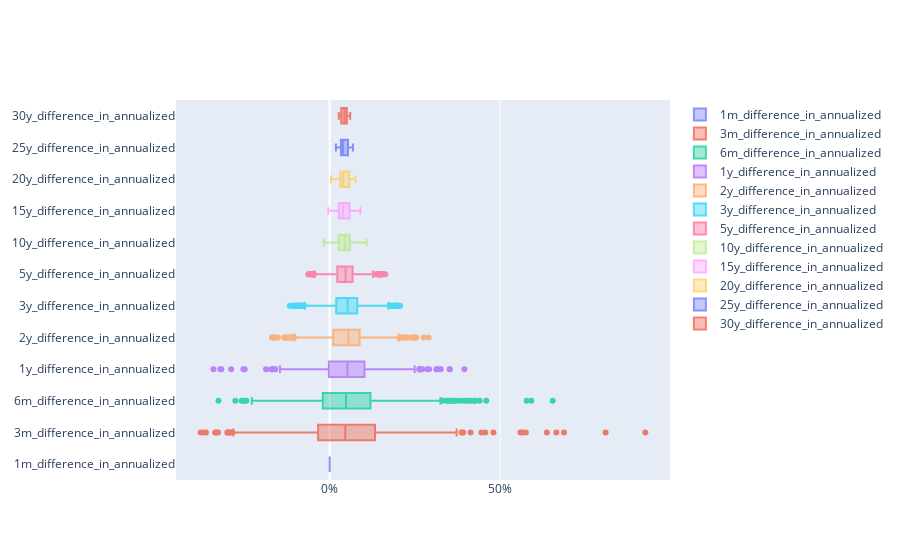

Source (notebook cell):
### Code cell
go.Figure(
    [
        go.Box(
            x=msci_world[column],
            name=column,
            opacity=0.75
            )
        for column in msci_world.loc[:, '1m_difference_in_annualized':'30y_difference_in_annualized'].columns
    ],
    layout = go.Layout(
        xaxis=dict(
            tickformat='.0%',
        )
    )
)

### Figure 1 — Plotly figure (JSON) as saved in the notebook; plotly's stock layout.template omitted (floating-point values rounded to 4 significant figures; data arrays with more than 128 entries replaced by an {"elided": "..."} marker saying what was removed)
{"data": [{"name": "1m_difference_in_annualized", "opacity": 0.75, "type": "box", "x": {"elided": "644 int values"}}, {"name": "3m_difference_in_annualized", "opacity": 0.75, "type": "box", "x": {"elided": "644 float values"}}, {"name": "6m_difference_in_annualized", "opacity": 0.75, "type": "box", "x": {"elided": "644 float values"}}, {"name": "1y_difference_in_annualized", "opacity": 0.75, "type": "box", "x": {"elided": "644 float values"}}, {"name": "2y_difference_in_annualized", "opacity": 0.75, "type": "box", "x": {"elided": "644 float values"}}, {"name": "3y_difference_in_annualized", "opacity": 0.75, "type": "box", "x": {"elided": "644 float values"}}, {"name": "5y_difference_in_annualized", "opacity": 0.75, "type": "box", "x": {"elided": "644 float values"}}, {"name": "10y_difference_in_annualized", "opacity": 0.75, "type": "box", "x": {"elided": "644 float values"}}, {"name": "15y_difference_in_annualized", "opacity": 0.75, "type": "box", "x": {"elided": "644 float values"}}, {"name": "20y_difference_in_annualized", "opacity": 0.75, "type": "box", "x": {"elided": "644 float values"}}, {"name": "25y_difference_in_annualized", "opacity": 0.75, "type": "box", "x": {"elided": "644 float values"}}, {"name": "30y_difference_in_annualized", "opacity": 0.75, "type": "box", "x": {"elided": "644 float values"}}], "layout": {"xaxis": {"tickformat": ".0%"}}}
